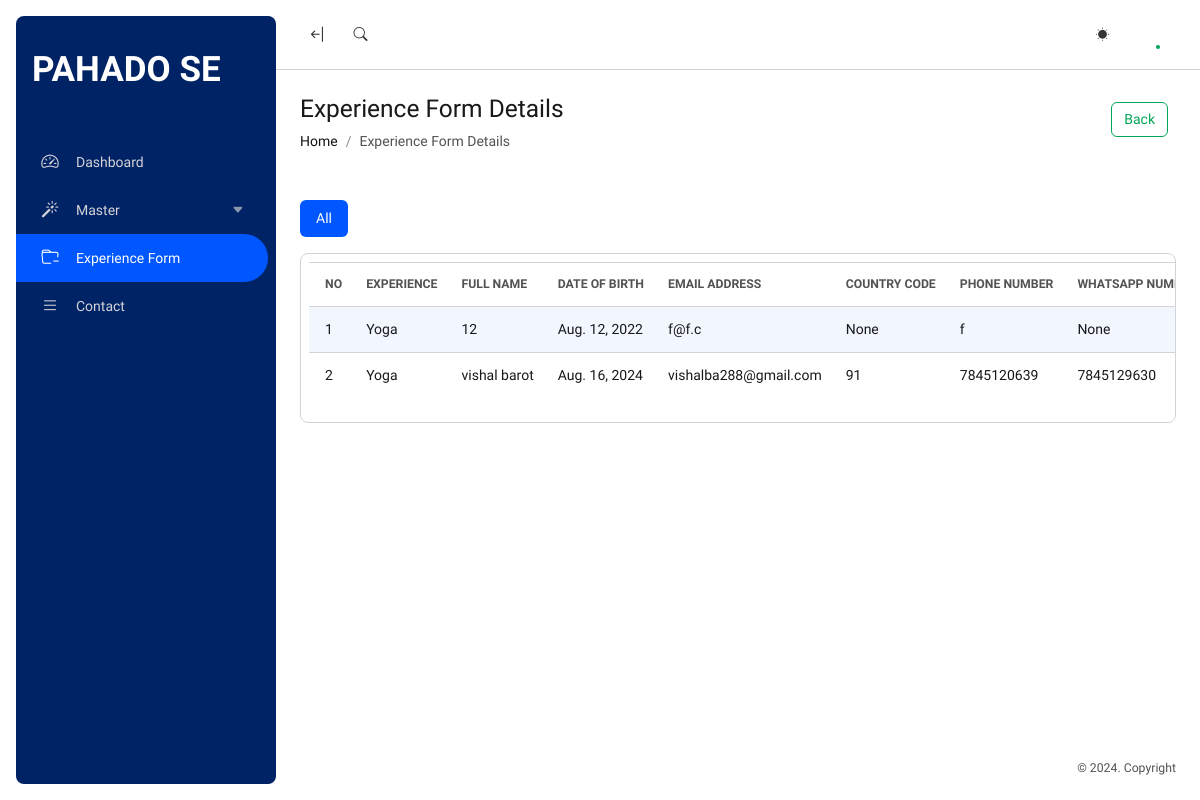
/ExperienceFormlist, run on the app's committed database.
### main/models.py (models this page shows)
class ExperienceFormsA(models.Model):
    E_id = models.IntegerField(default=0,null=True, blank=True)
    Name=models.CharField(max_length=255,null=True, blank=True)
    FullName = models.TextField(null=True, blank=True)
    DOB = models.DateField(null=True, blank=True)
    Email = models.CharField(max_length=255,null=True, blank=True)
    Countrycode = models.CharField(max_length=255,null=True, blank=True)
    ContactNo = models.CharField(max_length=255,null=True, blank=True)
    WPNo = models.CharField(max_length=255,null=True, blank=True)
    Country = models.CharField(max_length=255,null=True, blank=True)
    Pincode = models.CharField(max_length=255,null=True, blank=True)
    SOP = models.TextField(null=True, blank=True)
    A1 = models.TextField(default='',blank=True)
    A2 = models.TextField(default='',blank=True)
    A3 = models.TextField(default='',blank=True)
    A4 = models.TextField(default='',blank=True)
    A5 = models.TextField(default='',blank=True)
    A6 = models.TextField(default='',blank=True)
    A7 = models.TextField(default='',blank=True)
    A8 = models.TextField(default='',blank=True)
    A9 = models.TextField(default='',blank=True)
    A10 = models.TextField(default='',blank=True)
    A11 = models.TextField(default='',blank=True)
    A12 = models.TextField(default='',blank=True)
    A13 = models.TextField(default='',blank=True)
    A14 = models.TextField(default='',blank=True)
    A15 = models.TextField(default='',blank=True)
    A16 = models.TextField(default='',blank=True)
    A17 = models.TextField(default='',blank=True)

### main/views.py (the view)
# urls.py: path('ExperienceFormlist',views.ExperienceFormlist),
def ExperienceFormlist(request):
    EQ=ExperienceFormsQ.objects.all()
    EA=ExperienceFormsA.objects.all()
    data={'EQ':EQ,'EA':EA}
    return render(request,'admin/experienceformlist.html',data)

### main/templates/admin/experienceformlist.html (shortened to what this page needs)
{% extends 'admin/main.html' %}
{% load static %}
{% block content %}
<div class="toolbar p-4 bg-body">
    <div class="position-relative container-fluid px-0">
        <div class="row align-items-center position-relative">
            <div class="col-md-5 col-9 mb-4 mb-lg-0">
                <h3 class="mb-2">Experience Form Details</h3>
                <nav aria-label="breadcrumb">
                    <ol class="breadcrumb mb-0">
                        <li class="breadcrumb-item"><a href="/">Home</a></li>
                        <li class="breadcrumb-item active">Experience Form Details</li>
                    </ol>
                </nav>
            </div>
            <div class="col-md-7 col-3 text-md-end">
                <div class="d-flex justify-content-md-end align-items-center">
                    <a type="button" href="/Admin" class="btn btn-outline-success mb-2 me-2">Back</a>
                </div>
            </div>
        </div>
    </div>
</div>
<div class="content p-4 d-flex flex-column-fluid">
    <div class="container-fluid px-0">
        <div class="row">
            <div class="col-12">
                <ul class="nav nav-pills mb-3" id="pills-tab" role="tablist">
                    <li class="nav-item" role="presentation">
                        <button class="nav-link active" id="pills-home-tab" data-bs-toggle="pill"
                            data-bs-target="#pills-home" type="button" role="tab" aria-controls="pills-home"
                            aria-selected="true">All</button>
                    </li>
                </ul>
                <div class="tab-content" id="pills-tabContent">
                    <div class="tab-pane fade show active" id="pills-home" role="tabpanel"
                        aria-labelledby="pills-home-tab" tabindex="0">
                        <div class="card" id=''>
                            <div class="table-responsive p-2">
                                <table id="exampletab"
                                    class="table mt-0 table-striped table-card table-nowrap display nowrap"
                                    style="width:100%">
                                    <thead class="text-uppercase small text-muted">
                                        <tr>
                                            <th>No</th>
                                            <th>Experience</th>
                                            <th>Full Name</th>
                                            <th>Date of Birth</th>
                                            <th>Email Address</th>
                                            <th>Country code</th>
                                            <th>Phone Number</th>
                                            <th>Whatsapp Number</th>
                                        </tr>
                                    </thead>
                                    <tbody>
                                        {% for i in EA %}
                                        <tr>
                                            <td>{{forloop.counter}}</td>
                                            <td>{{i.Name}}</td>
                                            <td>{{i.FullName}}</td>
                                            <td>{{i.DOB}}</td>
                                            <td>{{i.Email}}</td>
                                            <td>{{i.Countrycode}}</td>
                                            <td>{{i.ContactNo}}</td>
                                            <td>{{i.WPNo}}</td>
                                        </tr>
                                        {% endfor %}
                                    </tbody>
                                </table>
                            </div>
                        </div>
                    </div>
                </div>
            </div>
        </div>
    </div>
</div>
{% endblock content %}

### data on the page
ExperienceFormsA: Name "Yoga", FullName "12", DOB "Aug. 12, 2022", Email "f@f.c", Countrycode "None", ContactNo "f", WPNo "None"
ExperienceFormsA: Name "Yoga", FullName "vishal barot", DOB "Aug. 16, 2024", Email "vishalba288@gmail.com", Countrycode "91", ContactNo "7845120639", WPNo "7845129630"
